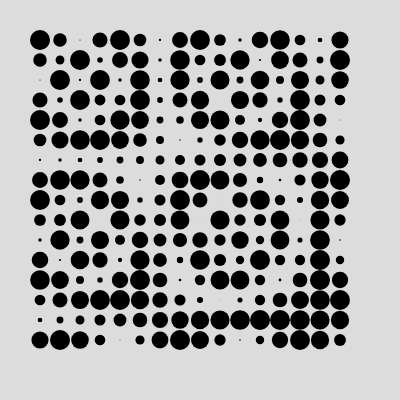
Frame 1 (no input)
Frame 60 (no input): identical to frame 1, image omitted
Frame 120 (the mouse pressed at the canvas centre since frame 60): identical to frame 1, image omitted

The p5.js sketch that drew this single still picture (run headless with seeded random() and noise() and a simulated clock; from frame 60 on, the mouse is pressed at the canvas centre):

// p5.js sketch
// ── sketch.js
function setup() {
  createCanvas(400, 400);
  background(220);
  noStroke();
  fill(0);
  
  let margin = 40;
  for(let y = margin; y < height - margin; y+=20){
  for(let x = margin; x < width - margin; x+=20){
    // let x = 50 + i * 20
    circle(x,y,sin(x*y*0.001)*20);
  }
}
}
function draw() {
  

}
// ── style.css
html, body {
  margin: 0;
  padding: 0;
}
canvas {
  display: block;
}
.Box{
  border-color: black;
  border-width: 1px;
  border-style: solid;
}
.B1{
  margin: auto;
  width: 50%;
  text-align: center;
}
.Image{
  left: 20px;
  padding: 20px;
 
}
.B2{
  position: fixed;
  width: 30%;
  left: 400px;
  text-align: center;
}
.coding{
    margin: auto;
    top: 20px;
    position: relative;
    width: 50%;
}
